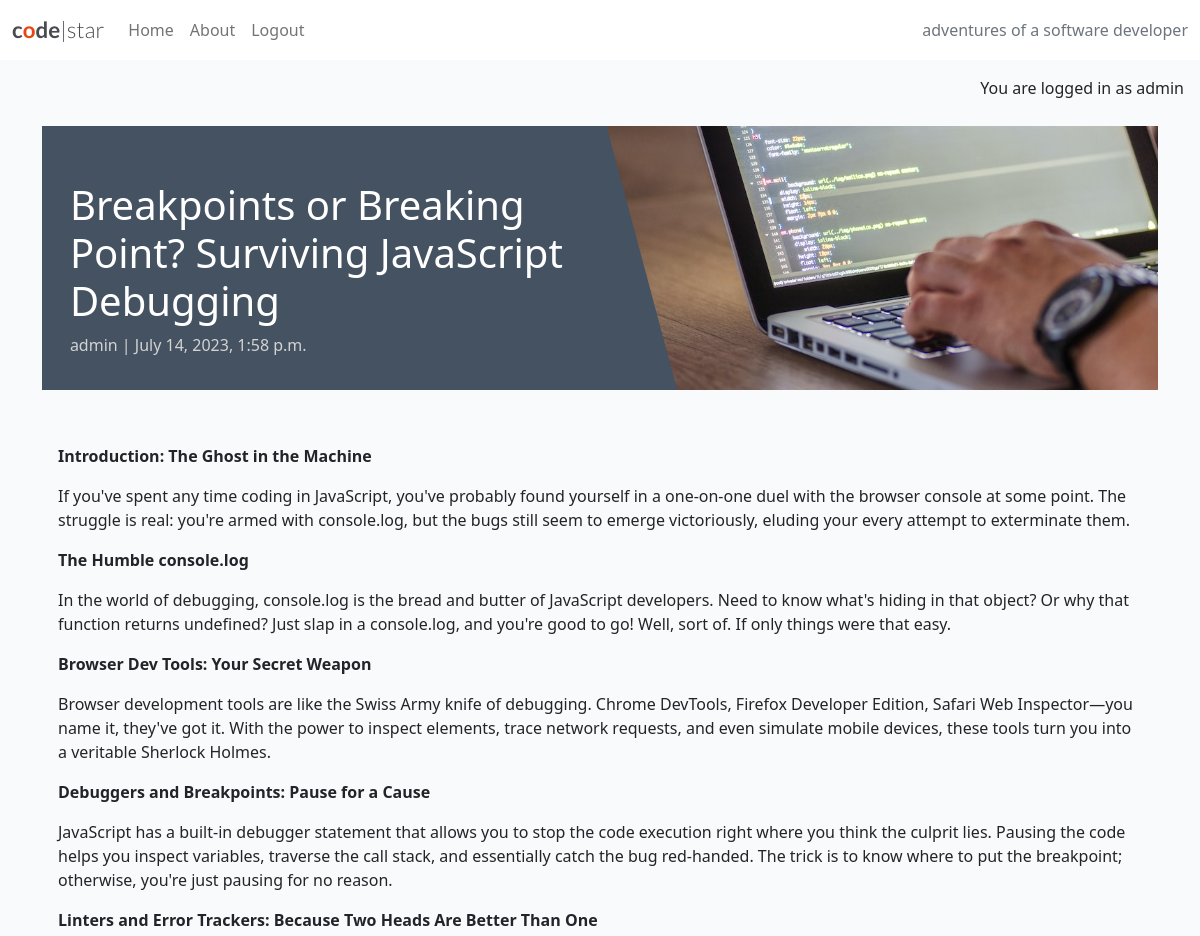
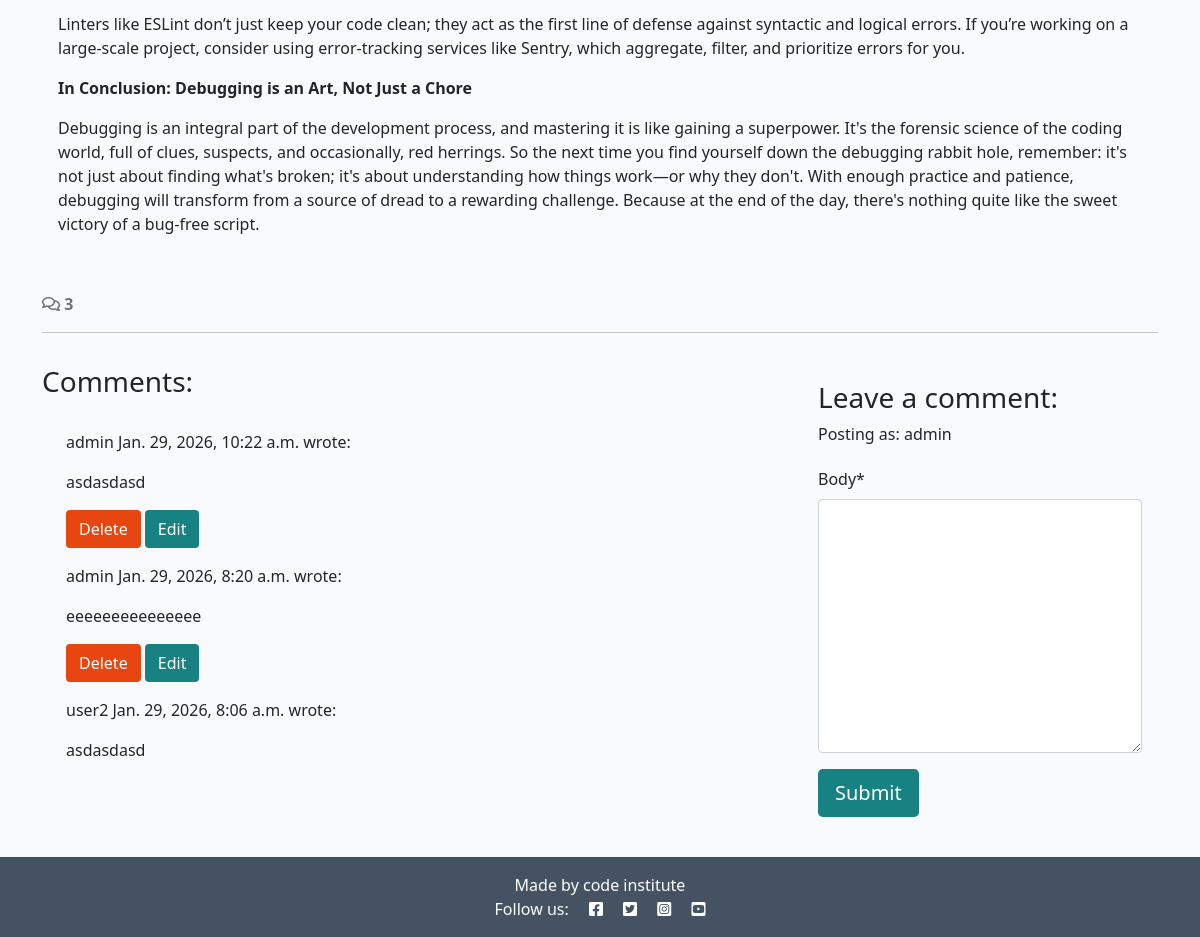
/breakpoints-or-breaking-point-surviving-javascript-debugging/ (signed in), run on the app's committed database (2 pictures, top to bottom).
### blog/models.py (models this page shows, shortened)
class  Post(models.Model):
    title = models.CharField(max_length=200, unique=True)
    slug = models.SlugField(max_length=200, unique=True)
    author = models.ForeignKey(
        User, on_delete=models.CASCADE, related_name="blog_posts"
)
    featured_image = CloudinaryField('image', default='placeholder')
    content = models.TextField()
    created_on = models.DateTimeField(auto_now_add=True)
    updated_on = models.DateTimeField(auto_now=True)
    status = models.IntegerField(choices=STATUS, default=0)
    excerpt = models.TextField(blank=True)
    STATUS = ((0, "Draft"), (1, "Published"))
    class Meta:
        ordering = ["created_on"]

class Comment(models.Model):
    post = models.ForeignKey(Post, on_delete=models.CASCADE, related_name="comments")
    author = models.ForeignKey(
        User, on_delete=models.CASCADE, related_name="commenter"
    )
    body = models.TextField()
    approved = models.BooleanField(default=False)
    created_on = models.DateTimeField(auto_now_add=True)
    class Meta:
        ordering = ["created_on"]

### blog/views.py (the view, shortened to what this page needs)
# urls.py: path('<slug:slug>/', views.post_detail, name='post_detail'),
def post_detail(request, slug):
    queryset = Post.objects.filter(status=1)
    post = get_object_or_404(queryset, slug=slug)
    comments = post.comments.all().order_by("-created_on")
    comment_count = post.comments.filter(approved=True).count()
    comment_form = CommentForm()
    return render(
        request,
        "blog/post_detail.html",
        {
            "post": post,
            "comments": comments,
            "comment_count": comment_count,
            "comment_form": comment_form
        },
    )

### blog/forms.py
class CommentForm(forms.ModelForm):
    class Meta:
        model = Comment
        fields = ('body',)

### blog/templates/blog/post_detail.html (shortened to what this page needs)
{% extends 'base.html' %} {% block content %}
{% load static %}
{% load crispy_forms_tags %}
<div class="masthead">
    <div class="container">
        <div class="row g-0">
            <div class="col-md-6 masthead-text">
                <h1 class="post-title">{{ post.title }}</h1>
                <p class="post-subtitle">{{ post.author }} | {{ post.created_on }}</p>
            </div>
            <div class="d-none d-md-block col-md-6 masthead-image">
                <img src="{% static 'images/default.jpg' %}" class="scale" alt="placeholder">
            </div>
        </div>
    </div>
</div>
<div class="container">
    <div class="row">
        <div class="col card mb-4  mt-3 left  top">
            <div class="card-body">
                <p class="card-text">{{ post.content | safe}}</p>
                </div>
            </div>
        </div>
  <div class="row">
    <div class="col-12">
      <strong class="text-secondary">
        <i class="far fa-comments"></i> {{ comment_count }}
      </strong>
    </div>
    <div class="col-12">
      <hr>
    </div>
  </div>
  <div class="row">
    <div class="col-md-8 card mb-4  mt-3 ">
      <h3>Comments:</h3>
      <div class="card-body">
        {% for comment in comments %}
        <div class="p-2 comments
          ">
          <p class="font-weight-bold">
            {{ comment.author }}
            <span class="font-weight-normal">
              {{ comment.created_on }}
            </span> wrote:
          </p>
          <div id="comment{{ comment.id }}">
            {{ comment.body | linebreaks }}
          </div>
             {% if user.is_authenticated and comment.author == user %}
               <button class="btn btn-delete"
    comment_id="{{ comment.id }}">Delete</button>
  <button class="btn btn-edit"
    comment_id="{{ comment.id }}">Edit</button>
  {% endif %}
        </div>
        {% endfor %}
      </div>
    </div>
    <div class="col-md-4 card mb-4  mt-3 ">
            <div class="card-body">
                {% if user.is_authenticated %}
                <h3>Leave a comment:</h3>
                <p>Posting as: {{ user.username }}</p>
                <form id="commentForm" method="post" style="margin-top: 1.3em;">
                    {{ comment_form | crispy }}
                    <button id="submitButton" type="submit" class="btn btn-signup btn-lg">Submit</button>
                </form>
                {% else %}
                <p>Log in to leave a comment</p>
                {% endif %}
            </div>
        </div>
    </div>
</div>
{% endblock content %}

### templates/base.html (shortened to what this page needs)
{% load static %}
{% url 'home' as home_url %}
{% url 'about' as about_url %}
{% url 'account_login' as login_url %}
{% url 'account_signup' as signup_url %}
{% url 'account_logout' as logout_url %}
<!DOCTYPE html>
<html class="h-100" lang="en">
<head>
    <link rel="stylesheet" href="https://cdnjs.cloudflare.com/ajax/libs/font-awesome/5.15.3/css/all.min.css">
    <link href="https://cdn.jsdelivr.net/npm/bootstrap@5.0.1/dist/css/bootstrap.min.css" rel="stylesheet"
>
    <link rel="stylesheet" href="{% static 'css/style.css' %}">
</head>
<body class="d-flex flex-column h-100 main-bg">
    <nav class="navbar navbar-expand-lg navbar-light bg-white">
        <div class="container-fluid">
            <a class="navbar-brand" href="{% url 'home' %}"><span class="brand">c<span class="red-o">o</span>de<span
                        class="thin">|star</span></span></a>
            <div class="collapse navbar-collapse" id="navbarText">
                <ul class="navbar-nav me-auto mb-2 mb-lg-0">
                    <li class="nav-item">
                        <a class="nav-link {% if request.path == home_url %}active{% endif %}" aria-current="page"
                            href="{%  url 'home'  %}">Home</a>
                    </li>
                    <li class="nav-item">
              <a
                class="nav-link
                {% if request.path == about_url %}active{%endif%}"
                aria-current="page"
                href="{% url 'about' %}"
                >About</a
              >
            </li>
            {% if user.is_authenticated %}
<li class="nav-item">
	<a class="nav-link {% if request.path == logout_url %}active{% endif %}" aria-current="page" href="{% url 'account_logout' %}">Logout</a>
</li>
{% endif %}
                </ul>
                <span class="navbar-text text-muted">
                    adventures of a software developer
                </span>
            </div>
        </div>
    </nav>
    <main class="flex-shrink-0 main-bg">
            {% if user.is_authenticated %}
    <p class="text-end m-3">You are logged in as {{ user }}</p>
    {% else %}
    <p class="text-end m-3">You are not logged in</p>
    {% endif %}
        {% block content %}{% endblock content %}
    </main>
    <footer class="footer mt-auto py-3 dark-bg">
        <p class="m-0 text-center text-white">{% block copyright %} Made by code institute        {% endblock copyright %}</p>
        <p class="m-0 text-center text-white">Follow us: <i class="fab fa-facebook-square ms-3"></i>
            <i class="fab fa-twitter-square ms-3"></i>
            <i class="fab fa-instagram-square ms-3"></i>
            <i class="fab fa-youtube-square ms-3"></i>
        </p>
    </footer>
</body>
</html>

### static/css/style.css (style rules this page uses)
body { background-color: #F9FAFC; }
.brand { font-family: Lato, sans-serif; font-size: 1.4rem; font-weight: 700; color: #4A4A4F; }
.red-o { color: #E84610; }
.thin { font-weight: 300; }
.dark-bg { background-color: #445261; }
.main-bg { background-color: #F9FAFC; }
.card { border: none; background-color: transparent; }
.scale { width: 100%; height: auto; }
.masthead { margin-top: 10px; overflow: hidden; position: relative; display: inline-block; height: 33vh; width: 100%; }
.masthead-text { background-color: #445261; color: white; position: relative; }
.masthead-image { position: relative; overflow: hidden; }
.masthead-image:after { content: ""; position: absolute; top: 0; right: 90%; height: 100%; width: 150%; background: #445261; -webkit-transform: skew(15deg); -moz-transform: skew(15deg); transform: skew(15deg); z-index: 100; }
.post-title { margin-top: 10%; margin-left: 5%; }
.post-subtitle { margin-left: 5%; color: lightgray; }
.btn-signup, .btn-edit { background-color: #188181; color: #fff; }
.btn-delete { color: #fff; background: #E84610; }

### data on the page
Post: title "Breakpoints or Breaking Point? Surviving JavaScript Debugging", author "admin", created_on "July 14, 2023, 1:58 p.m.", content "Introduction: The Ghost in the Machine If you've spent any time coding in JavaScript, you've probably found yourself in a one-on-one duel with the browser console at some point. The struggle is real: you're armed with console.log, but the bugs still seem to emerge victoriously, eluding your every attempt to exterminate them. The Humble console.log In the world of debugging, console.log is the bread and butter of JavaScript developers. Need to know what's hiding in that object? Or why that function returns undefined? Just slap in a console.log, and you're good to go! Well, sort of. If only things were that easy. Browser Dev Tools: Your Secret Weapon Browser development tools are like the…"
Comment: author "admin", created_on "Jan. 29, 2026, 10:22 a.m.", body "asdasdasd"
Comment: author "admin", created_on "Jan. 29, 2026, 8:20 a.m.", body "eeeeeeeeeeeeeee"
Comment: author "user2", created_on "Jan. 29, 2026, 8:06 a.m.", body "asdasdasd"

### other printed values
{{ user }} "admin"
{{ comment_count }} "3"
{{ user.username }} "admin"
